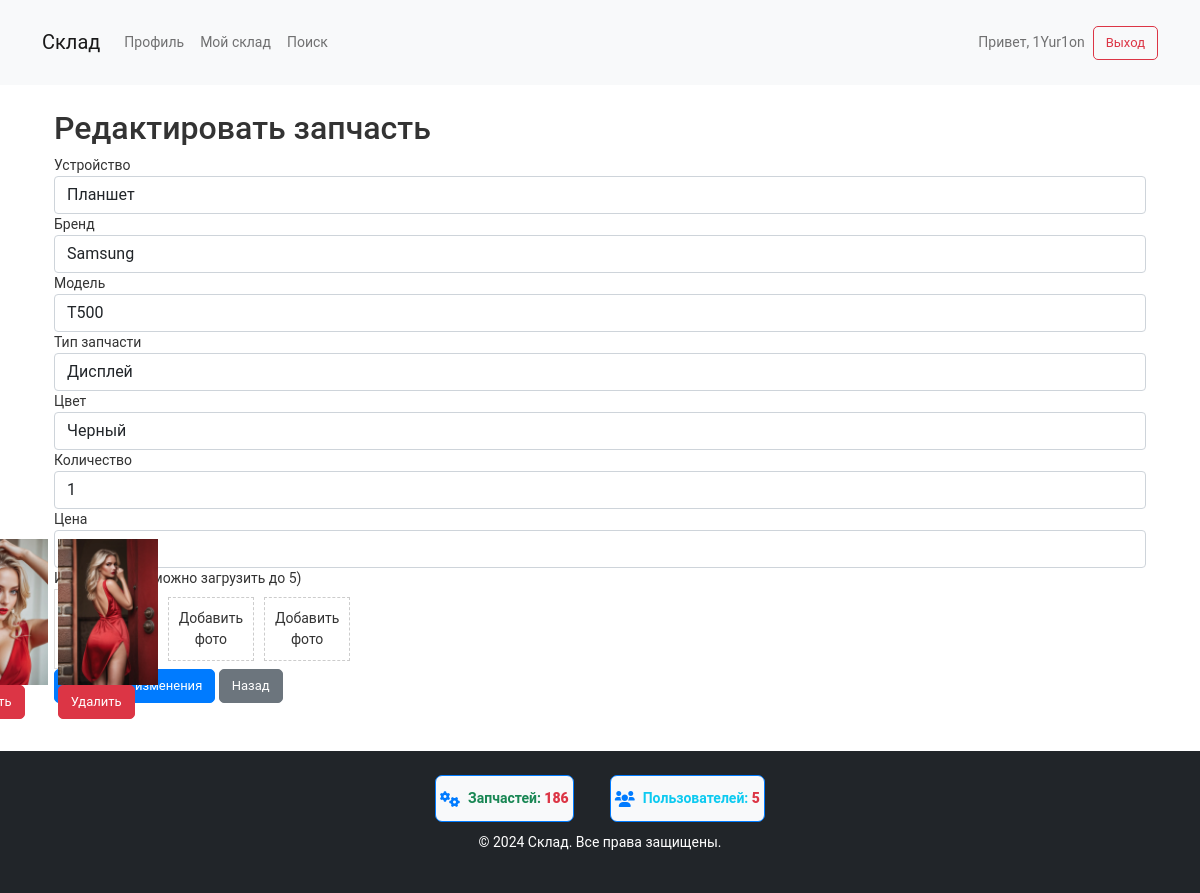
The app's page /edit-part/246/ (signed in) with its own data.
### warehouse/models.py (models this page shows, shortened)
class Part(models.Model):
    user = models.ForeignKey(User, on_delete=models.CASCADE)
    device = models.CharField(max_length=100)
    brand = models.CharField(max_length=100)
    model = models.CharField(max_length=100)
    part_type = models.CharField(max_length=100)
    condition = models.CharField(max_length=50, blank=True, null=True)  # Новое поле для состояния
    color = models.CharField(max_length=50, blank=True, null=True)
    quantity = models.IntegerField()
    price = models.DecimalField(max_digits=10, decimal_places=2)
    note = models.TextField(blank=True, null=True)
    created_at = models.DateTimeField(auto_now_add=True)

class PartImage(models.Model):
    part = models.ForeignKey(Part, on_delete=models.CASCADE, related_name='images')
    image = models.ImageField(upload_to='part_images/')

### warehouse/views.py (the view, shortened to what this page needs)
# urls.py: path('edit-part/<int:part_id>/', views.edit_part, name='edit_part'),
@login_required
def edit_part(request, part_id):
    part = get_object_or_404(Part, id=part_id)
    return render(request, 'warehouse/edit_part.html', {'part': part})

### warehouse/context_processors.py (called while the page is built)
def counts(request):
    return {
        'part_count': Part.objects.count(),
        'user_count': User.objects.count(),
    }

### warehouse/templates/warehouse/edit_part.html (shortened to what this page needs)
{% extends 'warehouse/base.html' %}
{% block content %}
{% load static %}
<div class="container">
    <h2>Редактировать запчасть</h2>
    <form method="post" enctype="multipart/form-data" id="edit-part-form">
        <div class="form-group">
            <label for="device">Устройство</label>
            <input type="text" name="device" id="device" class="form-control" value="{{ part.device }}" required>
        </div>
        <div class="form-group">
            <label for="brand">Бренд</label>
            <input type="text" name="brand" id="brand" class="form-control" value="{{ part.brand }}" required>
        </div>
        <div class="form-group">
            <label for="model">Модель</label>
            <input type="text" name="model" id="model" class="form-control" value="{{ part.model }}" required>
        </div>
        <div class="form-group">
            <label for="part_type">Тип запчасти</label>
            <input type="text" name="part_type" id="part_type" class="form-control" value="{{ part.part_type }}" required>
        </div>
        <div class="form-group">
            <label for="color">Цвет</label>
            <input type="text" name="color" id="color" class="form-control" value="{{ part.color }}">
        </div>
        <div class="form-group">
            <label for="quantity">Количество</label>
            <input type="number" name="quantity" id="quantity" class="form-control" value="{{ part.quantity }}" required>
        </div>
        <div class="form-group">
            <label for="price">Цена</label>
            <input type="number" name="price" id="price" class="form-control" value="{{ part.price }}" required>
        </div>
        <div class="form-group">
            <label>Изображения (можно загрузить до 5)</label>
            <div class="image-container" id="image-container">
                {% for image in part.images.all %}
                    <div class="image-item" data-image-id="{{ image.id }}">
                        <img src="{{ image.image.url }}" alt="Image">
                        <button type="button" class="btn btn-danger btn-sm delete-image" data-image-id="{{ image.id }}">
                            Удалить
                        </button>
                    </div>
                {% endfor %}
            </div>
        </div>
        <button type="submit" class="btn btn-primary">Сохранить изменения</button>
        <a href="{% url 'warehouse' %}" class="btn btn-secondary">Назад</a>
    </form>
</div>
{% endblock %}

### warehouse/templates/warehouse/base.html (shortened to what this page needs)
<!DOCTYPE html>
<html lang="ru">
<head>
    {% load static %}
    <link href="https://cdn.jsdelivr.net/npm/bootstrap@5.1.3/dist/css/bootstrap.min.css" rel="stylesheet">
    <link rel="stylesheet" href="https://cdnjs.cloudflare.com/ajax/libs/font-awesome/6.0.0-beta3/css/all.min.css">
    <link rel="stylesheet" href="{% static 'css/styles.css' %}">
</head>
<body>
    <header class="header bg-light py-3 mb-4">
        <div class="container">
            <nav class="navbar navbar-expand-lg navbar-light">
                <a class="navbar-brand" href="{% url 'home' %}">Склад</a>
                <div class="collapse navbar-collapse" id="navbarNav">
                    <ul class="navbar-nav me-auto">
                        {% if user.is_authenticated %}
                            <li class="nav-item"><a class="nav-link" href="{% url 'profile' %}">Профиль</a></li>
                            <li class="nav-item"><a class="nav-link" href="{% url 'warehouse' %}">Мой склад</a></li>
                        {% endif %}
                        <li class="nav-item"><a class="nav-link" href="{% url 'search' %}">Поиск</a></li>
                    </ul>
                    {% if user.is_authenticated %}
                        <span class="navbar-text ms-3">Привет, {{ user.username }}</span>
                        <a class="btn btn-outline-danger ms-2" href="{% url 'logout' %}">Выход</a>
                    {% else %}
                        <a class="btn btn-outline-primary ms-2" href="{% url 'login' %}">Вход</a>
                        <a class="btn btn-outline-secondary ms-2" href="{% url 'register' %}">Регистрация</a>
                    {% endif %}
                </div>
            </nav>
        </div>
    </header>
    <div class="container mt-4">
        {% block content %}{% endblock %}
    </div>
    <footer class="footer bg-dark text-white py-4 mt-5">
        <div class="container">
            <div class="counter-group">
                <div class="counter">
                    <i class="fas fa-cogs"></i>
                    <span class="navbar-text text-success fw-bold">Запчастей: <strong class="text-danger">{{ part_count }}</strong></span>
                </div>
                <div class="counter">
                    <i class="fas fa-users"></i>
                    <span class="navbar-text text-info fw-bold">Пользователей: <strong class="text-danger">{{ user_count }}</strong></span>
                </div>
            </div>
            <p class="text-center">&copy; 2024 Склад. Все права защищены.</p>
        </div>
    </footer>
</body>
</html>

### static/css/styles.css (style rules this page uses)
body { margin: 0; padding: 0; color: #333; font-family: 'Roboto', sans-serif; font-size: 14px; line-height: 21px; position: relative; }
.btn { padding: 6px 12px; font-size: 13px; line-height: 20px; border-radius: 5px; text-align: center; display: inline-block; cursor: pointer; }
.btn-primary { background-color: #007bff; border: 1px solid #007bff; color: white; }
.btn-secondary { background-color: #6c757d; border: 1px solid #6c757d; color: white; }
.image-container { width: 80px; height: 80px; display: flex; align-items: center; justify-content: center; border: 1px solid #ddd; position: relative; }

### warehouse/templates/warehouse/base.html (style rules this page uses)
.counter { border: 1px solid #007bff; border-radius: 7px; padding: 4px; margin: 0 8px; display: flex; align-items: center; background-color: #f8f9fa; }
.counter i { font-size: 1rem; margin-right: 8px; color: #007bff; }
.footer .counter-group { display: flex; justify-content: center; gap: 20px; margin-bottom: 10px; }

### warehouse/templates/warehouse/edit_part.html (style rules this page uses)
.image-item { display: inline-block; margin: 5px; }
.image-item img { max-width: 100px; }

### records on screen
Part: device "Планшет", brand "Samsung", model "T500", part_type "Дисплей", color "Черный", quantity "1", price "5.00"
PartImage: image (picture)
PartImage: image (picture)

### other values on screen
{{ user.username }} "1Yur1on"
{{ part_count }} "186"
{{ user_count }} "5"
